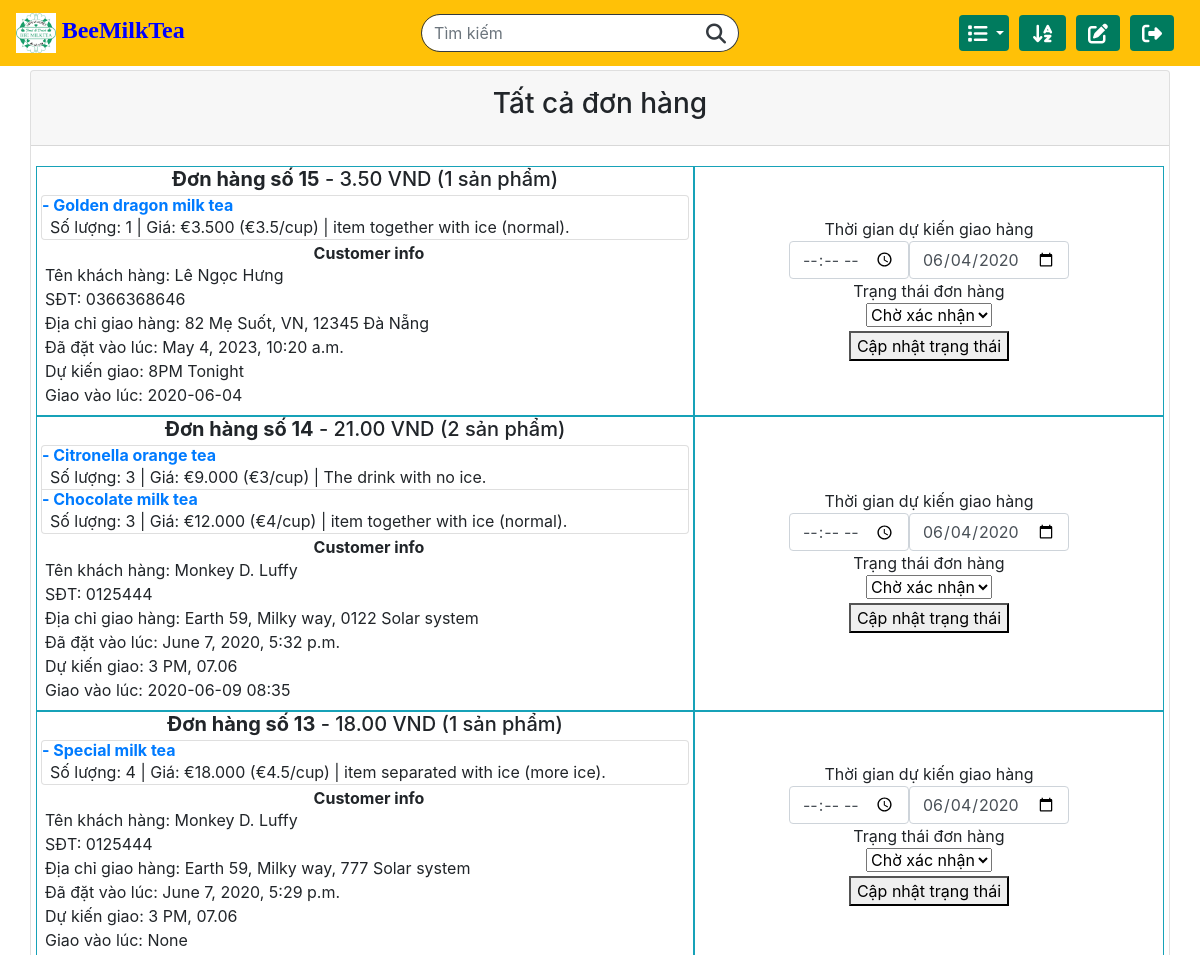
Page /manageOrder (signed in, upper part) on the earlier database version.
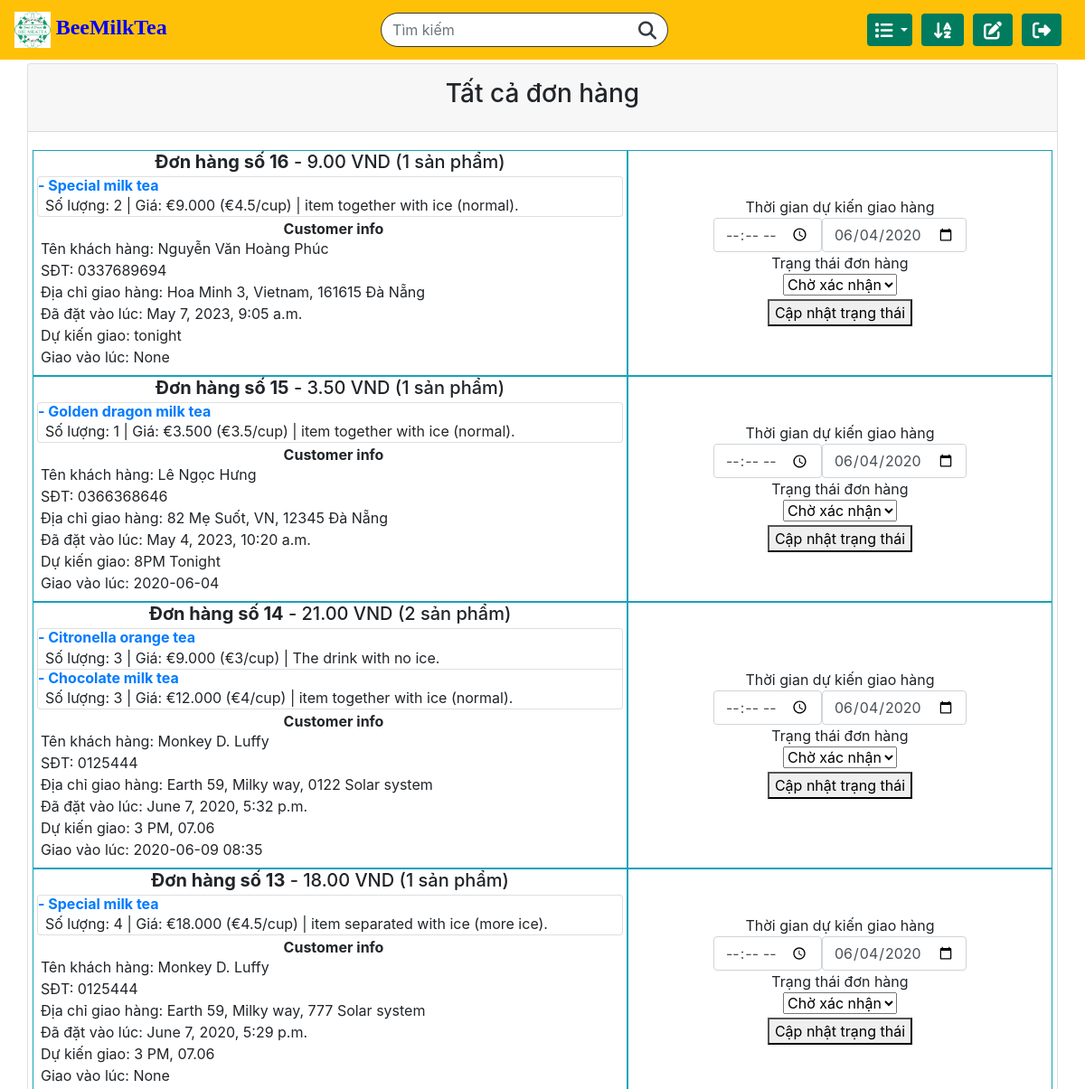
Same page on the later database version.
### orders/models.py (models this page shows, shortened)
class Product(models.Model):
    name = models.CharField(max_length=64)
    category = models.CharField(max_length=32, choices=CATEGORIES, default='TRÀ SỮA')
    price = models.IntegerField(default=50000)
    unit = models.CharField(max_length=10, default='1 ly')
    availability = models.CharField(max_length=32, choices=AVAILABILITIES, default='có sẵn')
    quantity = models.IntegerField()
    description_short = models.CharField(max_length=64, default='có sẵn')
    description_long = models.TextField(default='có sẵn')
    image = models.ImageField(verbose_name="Product Image", upload_to="orders/static/orders/images/", default=None, blank=True)
    image_filename = models.CharField(max_length=256, default="image.jpg")

class Order(models.Model):
    user = models.ForeignKey(User, on_delete=models.CASCADE, related_name="usernames")
    ordered_items = models.ManyToManyField(Ordered_item, blank=True, related_name="items")
    name = models.CharField(max_length=32, blank=True)
    mobile = models.CharField(max_length=16, blank=True)
    shipping_address = models.TextField(blank=True)
    email = models.CharField(max_length=64, blank=True)
    total_price = models.DecimalField(decimal_places=2, max_digits=6)
    ordered_time = models.DateTimeField(auto_now_add=True)
    expected_time_request = models.TextField(blank=True)
    delivery_time = models.CharField(max_length=32, blank=True, null=True)
    status = models.CharField(max_length=32, choices=STATUS, default='Pending')

class Ordered_item(models.Model):
    product = models.ForeignKey(Product, on_delete=models.CASCADE, related_name="product")
    quantity = models.IntegerField()
    price_quantity = models.DecimalField(decimal_places=3, max_digits=10)
    notice = models.TextField(blank=True)

### orders/views.py (the view, shortened to what this page needs)
# urls.py: path("manageOrder", views.manageOrder_view, name="manageOrder"),
def manageOrder_view(request):
    if request.user.is_superuser:
        all_orders = list_detail_orders(Order.objects.all())
        context = {
            "orders": all_orders,
        }
        return render(request, 'orders/manageOrder.html', context)
    else:
        return HttpResponseRedirect(reverse("index"))

### orders/templates/orders/manageOrder.html (shortened to what this page needs)
{% extends "orders/base.html" %}
{% block main %}
<div class="container-md cart p-0 mt-3 mb-3">
  <div class="card">
    <div class="card-header pt-3 pb-3 pl-0 pr-0">
      <h3 class="text-center">Tất cả đơn hàng</h3>
    </div>
    <div class="card-body">
      <div class="row">
        {% for id, order in orders.items %}
        <div class="col-7 border border-info p-0">
          <h5 class="text-center m-0"><b>Đơn hàng số {{ id }}</b> - {{ order.total_price }} VND ({{ order.item_count }} sản phẩm)</h5>
          <ul class="list-group m-1">
            {% for item in order.ordered_products %}
            <li class="list-group-item p-0">
              <a href="/item/{{item.id}}"><h6 class="m-0"><b>- {{ item.name }}</b></h6></a>
              <p class="m-0 pl-2">Số lượng: {{ item.quantity }} | Giá: €{{ item.price }} (€{{ item.basic_price }}/{{ item.unit }}) | {{ item.user_request }}</p>
            </li>
            {% endfor %}
          </ul>
          <div class="reciever_info ml-2 mb-2">
            <h6 class="text-center mb-0"><b>Customer info</b></h6>
            <p class="m-0">Tên khách hàng: {{ order.customer_name }}</p>
            <p class="m-0">SĐT: {{ order.customer_mobile }}</p>
            <p class="m-0">Địa chỉ giao hàng: {{ order.shipping_address }}</p>
            <p class="m-0">Đã đặt vào lúc: {{ order.customer_ordered_time }}</p>
            <p class="m-0">Dự kiến giao: {{ order.customer_desires }}</p>
            <p class="m-0">Giao vào lúc: {{ order.delivery_time }}</p>
          </div>
        </div>
        <div class="col-5 d-flex align-items-center border border-info p-0">
          <div class="text-center w-100">
            {% if order.status == "Delivered"%}
              <p>{{ order.status }}</p>
            {% else %}
              <form action="/manageOrder" class="mb-1" method="post">
                <div class="form-group m-0">
                  <label for="datetime" class="m-0">Thời gian dự kiến giao hàng</label>
                  <div class="d-sm-flex justify-content-center">
                    <div class="text-center">
                      <input type="time" name="time" style="width: 120px;" class="form-control" id="datetime">
                    </div>
                    <div class="">
                      <input class="form-control" name="date" style="width: 160px;" type="date" value="2020-06-04" id="example-date-input">
                    </div>
                  </div>
                </div>
                <div class="form-group m-0">
                  <label for="status" class="m-0" mt-2>Trạng thái đơn hàng</label>
                  <div class="d-flex justify-content-center">
                    <select class="selectpicker price-select" data-width="135px" name="status" data-style="btn-success">
                      <option value="Pending">Chờ xác nhận</option>
                    </select>
                  </div>
                </div>
                <button class="button-confirm mt-1" type="submit">Cập nhật trạng thái</button>
              </form>
            {% endif %}
          </div>
        </div>
        {% endfor %}
      </div>
    </div>
  </div>
</div>
{% endblock %}

Differences in the rows shown:
added Order: total_price "9.00", customer_name "Nguyễn Văn Hoàng Phúc", customer_mobile "0337689694", shipping_address "Hoa Minh 3, Vietnam, 161615 Đà Nẵng", customer_ordered_time "May 7, 2023, 9:05 a.m.", customer_desires "tonight"
added Ordered_item: price "9.000", user_request "item together with ice (normal)."
Other differences:
new list line: "Đơn hàng số 16 - VND ( 1 sản phẩm) - Số lượng: 2 | Giá: € (€ / ) | Customer info Tên khách hàng: SĐT: Địa chỉ giao hàng: Đã đặt vào lúc: Dự kiến giao: Giao vào lúc: None Thời gian dự kiến giao hàng  06/04/2020 Trạng thái đơn hàng Chờ xác nhận Cập nhật trạng thái"
new list line: "Special milk tea 4.5 cup"
